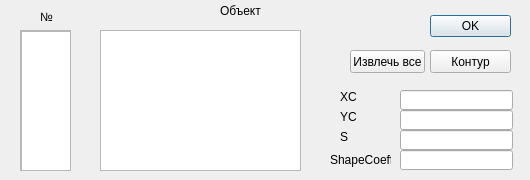
<?xml version="1.0" encoding="UTF-8"?>
<ui version="4.0">
 <class>PropDialog</class>
 <widget class="QDialog" name="PropDialog">
  <property name="geometry">
   <rect>
    <x>0</x>
    <y>0</y>
    <width>530</width>
    <height>180</height>
   </rect>
  </property>
  <property name="windowTitle">
   <string>Dialog</string>
  </property>
  <widget class="QDialogButtonBox" name="buttonBox">
   <property name="geometry">
    <rect>
     <x>430</x>
     <y>10</y>
     <width>81</width>
     <height>31</height>
    </rect>
   </property>
   <property name="orientation">
    <enum>Qt::Vertical</enum>
   </property>
   <property name="standardButtons">
    <set>QDialogButtonBox::Ok</set>
   </property>
   <property name="centerButtons">
    <bool>true</bool>
   </property>
  </widget>
  <widget class="QScrollArea" name="scrollArea">
   <property name="geometry">
    <rect>
     <x>20</x>
     <y>30</y>
     <width>51</width>
     <height>141</height>
    </rect>
   </property>
   <property name="widgetResizable">
    <bool>true</bool>
   </property>
   <widget class="QWidget" name="scrollAreaWidgetContents">
    <property name="geometry">
     <rect>
      <x>0</x>
      <y>0</y>
      <width>49</width>
      <height>139</height>
     </rect>
    </property>
    <widget class="QListWidget" name="listWidget">
     <property name="geometry">
      <rect>
       <x>0</x>
       <y>0</y>
       <width>51</width>
       <height>141</height>
      </rect>
     </property>
    </widget>
   </widget>
  </widget>
  <widget class="QLineEdit" name="lineEdit">
   <property name="geometry">
    <rect>
     <x>400</x>
     <y>90</y>
     <width>113</width>
     <height>20</height>
    </rect>
   </property>
  </widget>
  <widget class="QLineEdit" name="lineEdit_2">
   <property name="geometry">
    <rect>
     <x>400</x>
     <y>110</y>
     <width>113</width>
     <height>20</height>
    </rect>
   </property>
  </widget>
  <widget class="QLineEdit" name="lineEdit_5">
   <property name="geometry">
    <rect>
     <x>400</x>
     <y>130</y>
     <width>113</width>
     <height>20</height>
    </rect>
   </property>
  </widget>
  <widget class="QLabel" name="label">
   <property name="geometry">
    <rect>
     <x>340</x>
     <y>90</y>
     <width>47</width>
     <height>13</height>
    </rect>
   </property>
   <property name="text">
    <string>XC</string>
   </property>
  </widget>
  <widget class="QLabel" name="label_2">
   <property name="geometry">
    <rect>
     <x>340</x>
     <y>110</y>
     <width>47</width>
     <height>13</height>
    </rect>
   </property>
   <property name="text">
    <string>YC</string>
   </property>
  </widget>
  <widget class="QLabel" name="label_5">
   <property name="geometry">
    <rect>
     <x>340</x>
     <y>130</y>
     <width>47</width>
     <height>13</height>
    </rect>
   </property>
   <property name="text">
    <string>S</string>
   </property>
  </widget>
  <widget class="QPushButton" name="pushButton">
   <property name="geometry">
    <rect>
     <x>430</x>
     <y>50</y>
     <width>81</width>
     <height>23</height>
    </rect>
   </property>
   <property name="text">
    <string>Контур</string>
   </property>
  </widget>
  <widget class="QPushButton" name="pushButton_2">
   <property name="geometry">
    <rect>
     <x>350</x>
     <y>50</y>
     <width>75</width>
     <height>23</height>
    </rect>
   </property>
   <property name="text">
    <string>Извлечь все</string>
   </property>
  </widget>
  <widget class="QGraphicsView" name="graphicsView">
   <property name="geometry">
    <rect>
     <x>100</x>
     <y>30</y>
     <width>201</width>
     <height>141</height>
    </rect>
   </property>
  </widget>
  <widget class="QLabel" name="label_7">
   <property name="geometry">
    <rect>
     <x>40</x>
     <y>10</y>
     <width>47</width>
     <height>13</height>
    </rect>
   </property>
   <property name="text">
    <string>№</string>
   </property>
  </widget>
  <widget class="QLabel" name="label_8">
   <property name="geometry">
    <rect>
     <x>220</x>
     <y>0</y>
     <width>81</width>
     <height>21</height>
    </rect>
   </property>
   <property name="text">
    <string>Объект</string>
   </property>
  </widget>
  <widget class="QLineEdit" name="lineEdit_3">
   <property name="geometry">
    <rect>
     <x>400</x>
     <y>150</y>
     <width>113</width>
     <height>20</height>
    </rect>
   </property>
  </widget>
  <widget class="QLabel" name="label_3">
   <property name="geometry">
    <rect>
     <x>330</x>
     <y>150</y>
     <width>61</width>
     <height>20</height>
    </rect>
   </property>
   <property name="text">
    <string>ShapeCoeff</string>
   </property>
  </widget>
 </widget>
 <resources/>
 <connections>
  <connection>
   <sender>buttonBox</sender>
   <signal>accepted()</signal>
   <receiver>PropDialog</receiver>
   <slot>accept()</slot>
   <hints>
    <hint type="sourcelabel">
     <x>248</x>
     <y>254</y>
    </hint>
    <hint type="destinationlabel">
     <x>157</x>
     <y>274</y>
    </hint>
   </hints>
  </connection>
  <connection>
   <sender>buttonBox</sender>
   <signal>rejected()</signal>
   <receiver>PropDialog</receiver>
   <slot>reject()</slot>
   <hints>
    <hint type="sourcelabel">
     <x>316</x>
     <y>260</y>
    </hint>
    <hint type="destinationlabel">
     <x>286</x>
     <y>274</y>
    </hint>
   </hints>
  </connection>
 </connections>
</ui>
